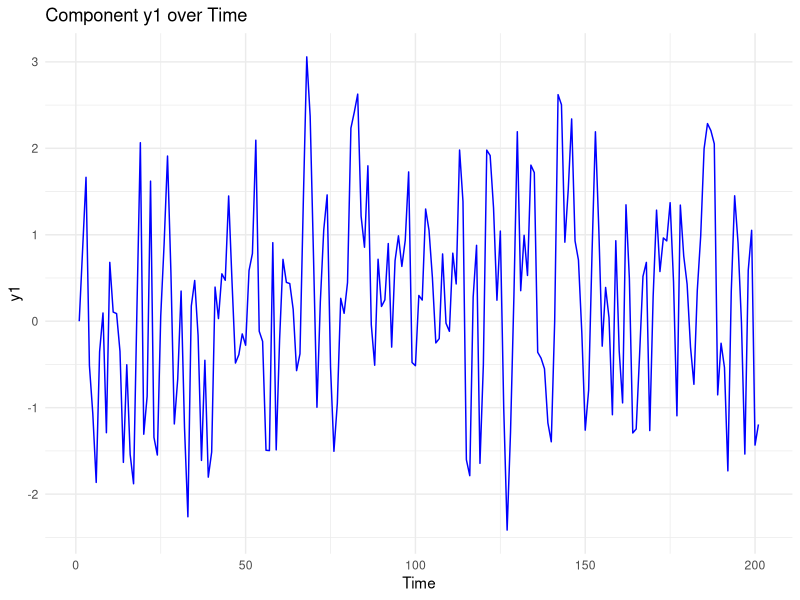
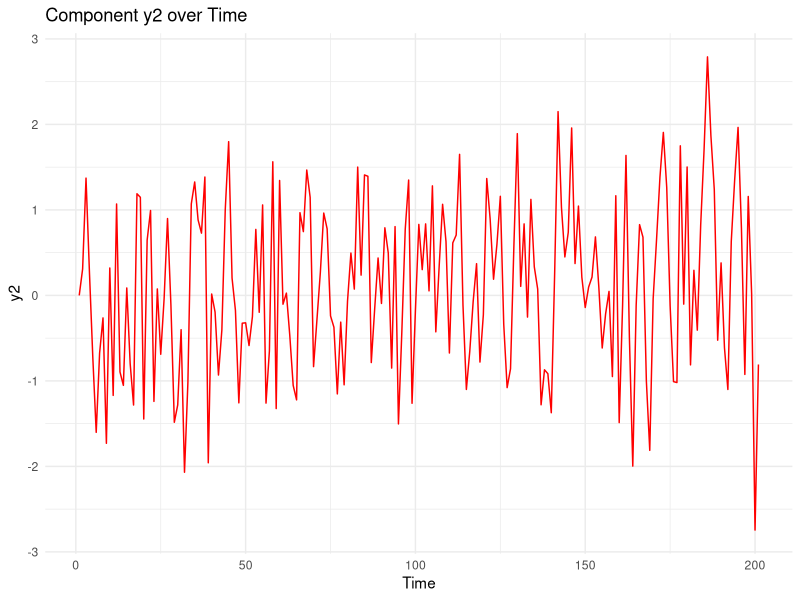
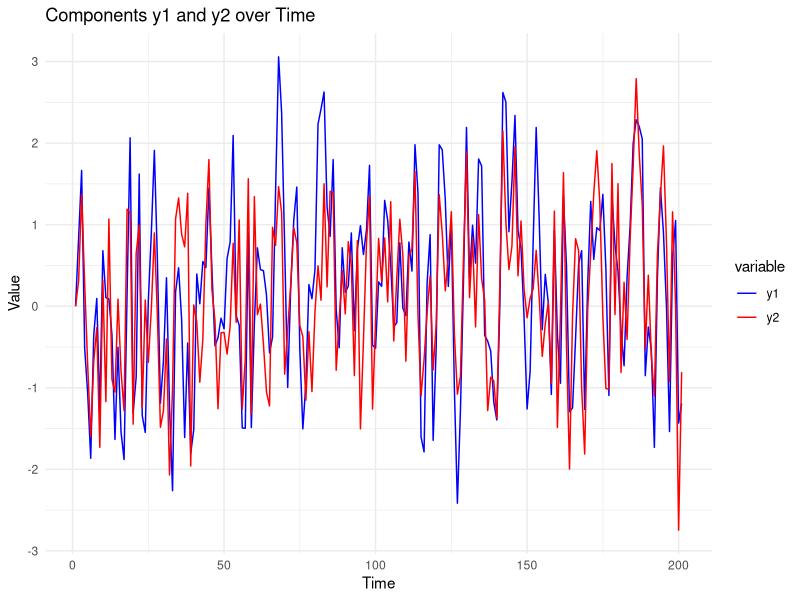
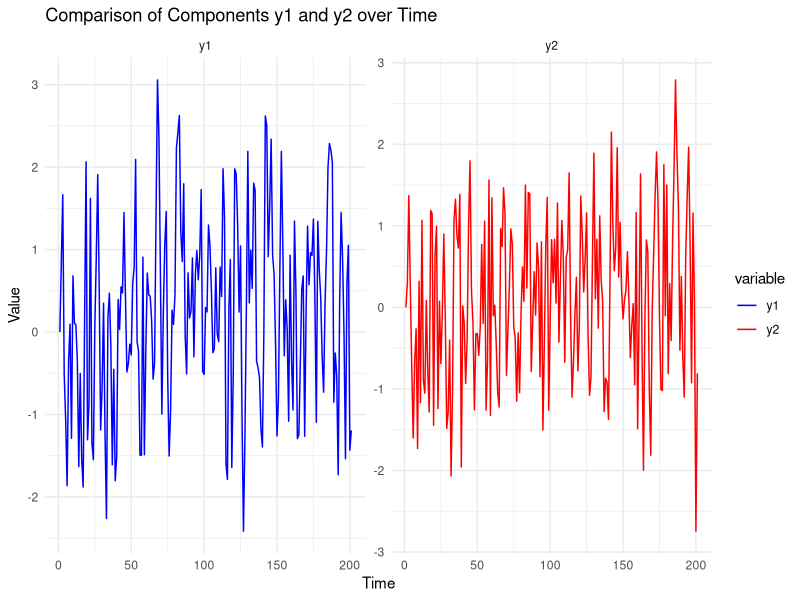
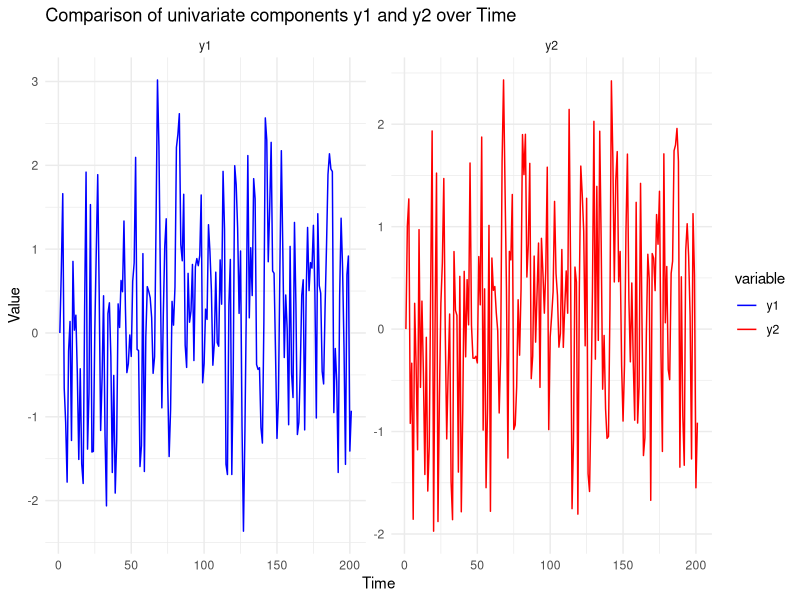

Write the R code that produced these figures, in order.
#
# Script to simulate MVA(1)
#


# Load necessary libraries
library(MASS)  # for mvrnorm and cov2cor
library(dplyr)  # for data manipulation
# Load necessary library
library(ggplot2)
# Melt the data frame to long format for easier plotting with ggplot2
library(tidyr)

# Set seed for reproducibility
set.seed(123456789)

# Parameters
n <- 201
A <- matrix(c(0.55, 0.1, -0.1, 0.3), nrow=2, byrow=TRUE)  # A matrix
m <- c(0, 0)  # constant vector m

# Covariance matrix
cov_matrix <- matrix(c(0.3, 0.2, 0.2, 0.2), nrow=2, byrow=TRUE)
sigma <- cov2cor(cov_matrix)  # Convert to correlation matrix for mvrnorm

# Generate multivariate normal errors
e <- mvrnorm(n, mu=c(0,0), Sigma=sigma)

# Construct y_t
y <- matrix(0, nrow=n, ncol=2)
for (i in 2:n) {
  y[i,] <- m + e[i,] + A %*% e[i-1,]
}

# Convert to time-series data frame
df <- as.data.frame(y)
colnames(df) <- c("y1", "y2")

# Display the first few rows of the time-series data
head(df)



# Assuming 'df' is your data frame from the previous code
df$time <- 1:nrow(df)  # Create a time variable for plotting

# Plotting both components of y
p1 <- ggplot(df, aes(x = time)) + 
  geom_line(aes(y = y1), color = "blue") +
  ggtitle("Component y1 over Time") +
  xlab("Time") +
  ylab("y1") +
  theme_minimal()

p2 <- ggplot(df, aes(x = time)) + 
  geom_line(aes(y = y2), color = "red") +
  ggtitle("Component y2 over Time") +
  xlab("Time") +
  ylab("y2") +
  theme_minimal()
# Print the plots
print(p1)
print(p2)

# plotting in the same plot

df_long <- pivot_longer(df, cols = c(y1, y2), names_to = "variable", values_to = "value")

# Plotting both components of y on the same graph
combined_plot <- ggplot(df_long, aes(x = time, y = value, color = variable)) + 
  geom_line() +
  ggtitle("Components y1 and y2 over Time") +
  xlab("Time") +
  ylab("Value") +
  theme_minimal() +
  scale_color_manual(values = c("blue", "red"), labels = c("y1", "y2"))

# Print the combined plot
print(combined_plot)





# Plotting both components of y, each on its own panel
side_by_side_plot <- ggplot(df_long, aes(x = time, y = value,color=variable)) +
  geom_line() +
  facet_wrap(~variable, scales = "free_y") +  # Create two panels, free_y allows independent y scales
  ggtitle("Comparison of Components y1 and y2 over Time") +
  xlab("Time") +
  ylab("Value") +
  theme_minimal()+
  scale_color_manual(values = c("blue", "red"), labels = c("y1", "y2"))
# Print the side-by-side plot
print(side_by_side_plot)


##
# Similar model for univariate MA
##

y1 <- matrix(0, nrow=n, ncol=1)
y2 <- matrix(0, nrow=n, ncol=1)
for (i in 2:n) {
  y1[i] <- m[1] + e[i,1] + A[1,1] * e[i-1,1]
  y2[i] <- m[2] + e[i,1] + A[2,2] * e[i-1,2]
}


# Convert to time-series data frame
df_uni <- as.data.frame(cbind(y1,y2))
colnames(df_uni) <- c("y1", "y2")
df_uni$time <- 1:nrow(df)  # Create a time variable for plotting

# Display the first few rows of the time-series data
head(df_uni)

df_long_uni <- pivot_longer(df_uni, cols = c(y1, y2), names_to = "variable", values_to = "value")


# Plotting both components of y, each on its own panel
side_by_side_plot_uni <- ggplot(df_long_uni, aes(x = time, y = value,color=variable)) +
  geom_line() +
  facet_wrap(~variable, scales = "free_y") +  # Create two panels, free_y allows independent y scales
  ggtitle("Comparison of univariate components y1 and y2 over Time") +
  xlab("Time") +
  ylab("Value") +
  theme_minimal()+
  scale_color_manual(values = c("blue", "red"), labels = c("y1", "y2"))
# Print the side-by-side plot
print(side_by_side_plot_uni)
